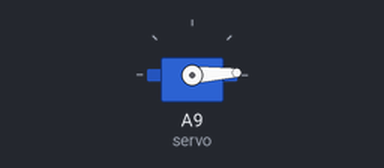
A program run on a simulated Teensy 4. Shown: servo. What the program prints to the serial monitor is not drawn.

Above: at 0.05 s.
At 1.3 s:
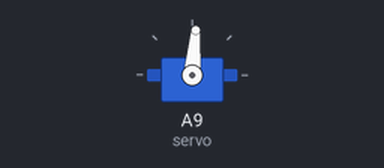
At 2.6 s:
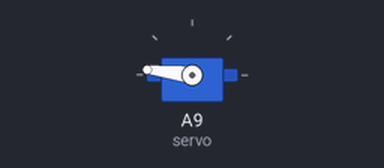
At 5.2 s:
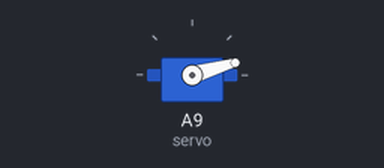
Timing chart, 0 to 7.1 s (numbered marks = the images above):
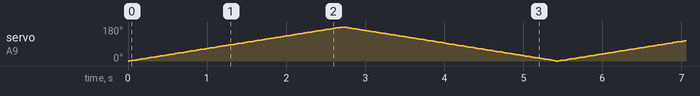

The program:

main.cpp
```cpp
#include <Arduino.h>
#include <Servo.h>

Servo servo;

int pos = 0;

void setup() {
  // put your setup code here, to run once:
  Serial.begin(115200);
  Serial.println("Servo sweep");
  servo.attach(23);
}

void loop() {
  // put your main code here, to run repeatedly:
  for (pos = 0; pos <= 180; pos += 1) { // goes from 0 degrees to 180 degrees
    // in steps of 1 degree
    servo.write(pos);              // tell servo to go to position in variable 'pos'
    delay(15);                       // waits 15 ms for the servo to reach the position
  }
  for (pos = 180; pos >= 0; pos -= 1) { // goes from 180 degrees to 0 degrees
    servo.write(pos);              // tell servo to go to position in variable 'pos'
    delay(15);                       // waits 15 ms for the servo to reach the position
  }
}
```
